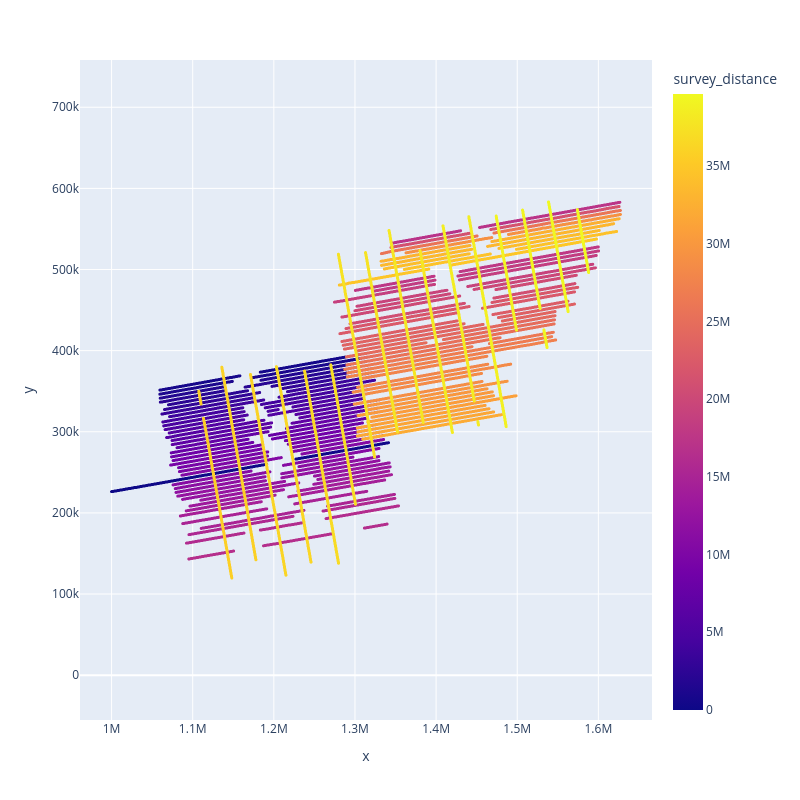

Notebook code cell kept with this figure:
### Markdown cell above
## Along track distance for the whole survey

### Code cell
data_df["survey_distance"] = airbornegeo.along_track_distance(
    data_df,
)

airbornegeo.plotly_points(
    data_df[::10],
    color_col="survey_distance",
    robust=False,
    size=3,
    edge_width=None,
)
data_df

### Figure 1 — Plotly figure (JSON) as saved in the notebook; plotly's stock layout.template omitted (floating-point values rounded to 4 significant figures; data arrays with more than 128 entries replaced by an {"elided": "..."} marker saying what was removed)
{"data": [{"hovertemplate": "x=%{x}<br>y=%{y}<br>survey_distance=%{marker.color}<extra></extra>", "legendgroup": "", "marker": {"color": {"elided": "33289 float values"}, "coloraxis": "coloraxis", "line": {"color": "black"}, "size": 3, "symbol": "circle"}, "mode": "markers", "name": "", "showlegend": false, "type": "scattergl", "x": {"elided": "33289 float values"}, "xaxis": "x", "y": {"elided": "33289 float values"}, "yaxis": "y"}], "layout": {"autosize": false, "coloraxis": {"cmax": 39620000.0, "cmin": 0, "colorbar": {"title": {"text": "survey_distance"}}, "colorscale": [[0, "#0d0887"], [0.1111, "#46039f"], [0.2222, "#7201a8"], [0.3333, "#9c179e"], [0.4444, "#bd3786"], [0.5556, "#d8576b"], [0.6667, "#ed7953"], [0.7778, "#fb9f3a"], [0.8889, "#fdca26"], [1, "#f0f921"]]}, "height": 800, "legend": {"tracegroupgap": 0}, "margin": {"t": 60}, "width": 800, "xaxis": {"anchor": "y", "domain": [0, 1], "title": {"text": "x"}}, "yaxis": {"anchor": "x", "domain": [0, 1], "scaleanchor": "x", "scaleratio": 1, "title": {"text": "y"}}}}
